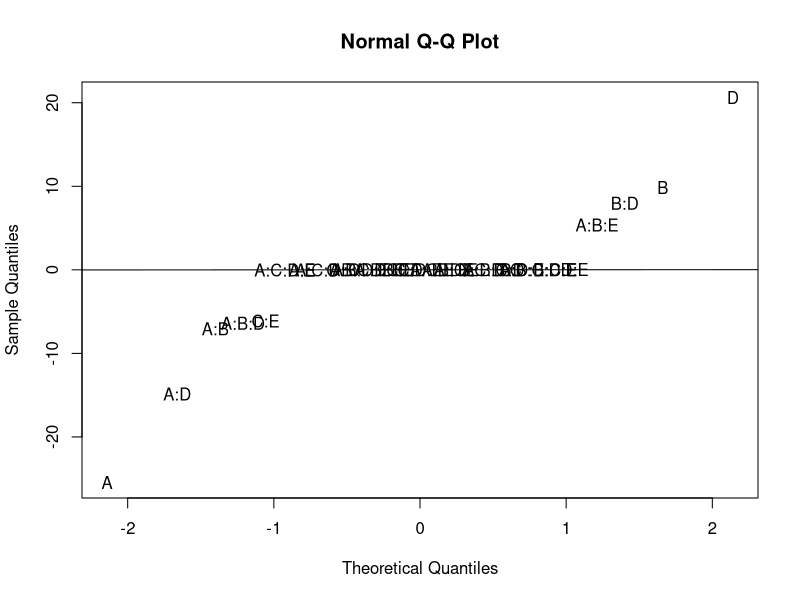
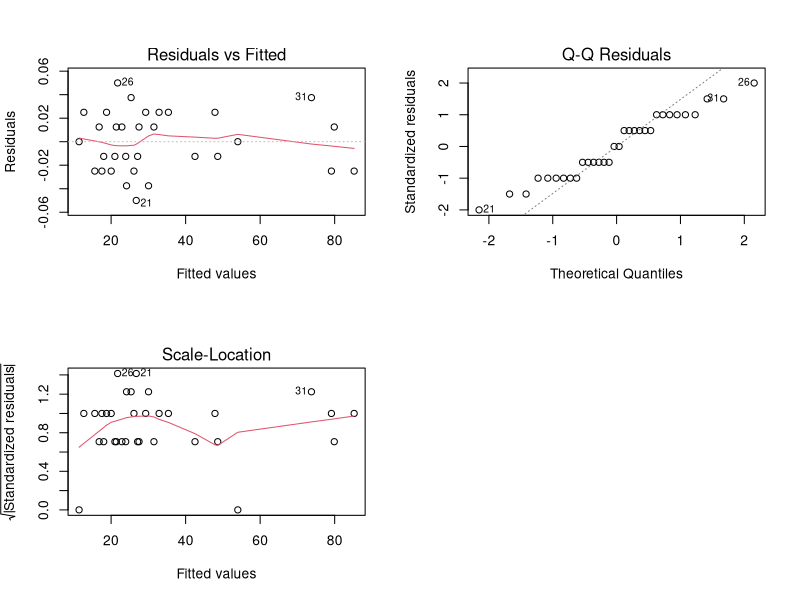

Source code (R) for these figures, in order:
## ---- chunk 1
knitr::opts_chunk$set(echo = TRUE)
options(scipen=999)

# function
printmat <- function(msg, mat) {
  out <- capture.output(mat)
  sprintf("%s: %s", msg, out)
}
## ---- chunk 2
#
y<-c(21.4, 16.8, 29.3, 12.7, 27.5, 22.9, 35.4, 18.8, 42.5, 21.0, 79.1, 20.0, 48.6, 27.1, 85.2, 26.1, 32.9, 17.5, 30.0, 24.1, 26.7, 11.4, 23.9, 18.0, 54.0, 21.8, 79.9, 31.5, 47.9, 15.6, 73.8, 25.4)

#
A <- rep(c(rep(-1, 1) , rep(1, 1)) , 16)
B <- rep(c(rep(-1, 2) , rep(1, 2)) ,  8)
C <- rep(c(rep(-1, 4) , rep(1, 4)) ,  4)
D <- rep(c(rep(-1, 8) , rep(1, 8)) ,  2)
E <- rep(c(rep(-1,16) , rep(1,16)) ,  1)
#
printmat("y ",y)
printmat("A ",A)
printmat("B ",B)
printmat("C ",C)
printmat("D ",D)
printmat("E ",E)
## ---- chunk 3
# length(A)
# length(y)
mod <- lm(y~A*B*C*D*E)
Estimados <- 2*coefficients(mod)[-1]  # Se retira la columna del intercepto
# Estimados
round(Estimados, 0)
## ---- chunk 4
# data.frame(Estimados)
data.frame(round(Estimados, 0))
## ---- chunk 5
qq <- qqnorm(Estimados,type="n")
Efectos <- names(Estimados)
text(qq$x, qq$y, labels = Efectos)
Estimados1 <- Estimados[-c(1,2,4,6,9,10,14,17,20)] # SON LOS VALORES QUE MAS APORTAN AL MODELO
# Estimados1 <- Estimados
qqline(Estimados1)
## ---- chunk 6
mod1  <- lm(y ~ A + B + D + A*B + A*D + B*D + C*E + A*B*D + A*B*E)
anva1 <- aov(mod1)
summary(anva1)
## ---- chunk 7
# mod3 <- lm( y ~ A + B + C + D + E + A*E + B*E + B*C + C*D + C*E + C*D + C*E + C*D*E)
par(mfrow=c(2,2))
plot(mod1)
## ---- chunk 8
ri1<-rstandard(mod1)
shapiro.test(ri1)
## ---- chunk 9
library(car)
ncvTest(mod1)
